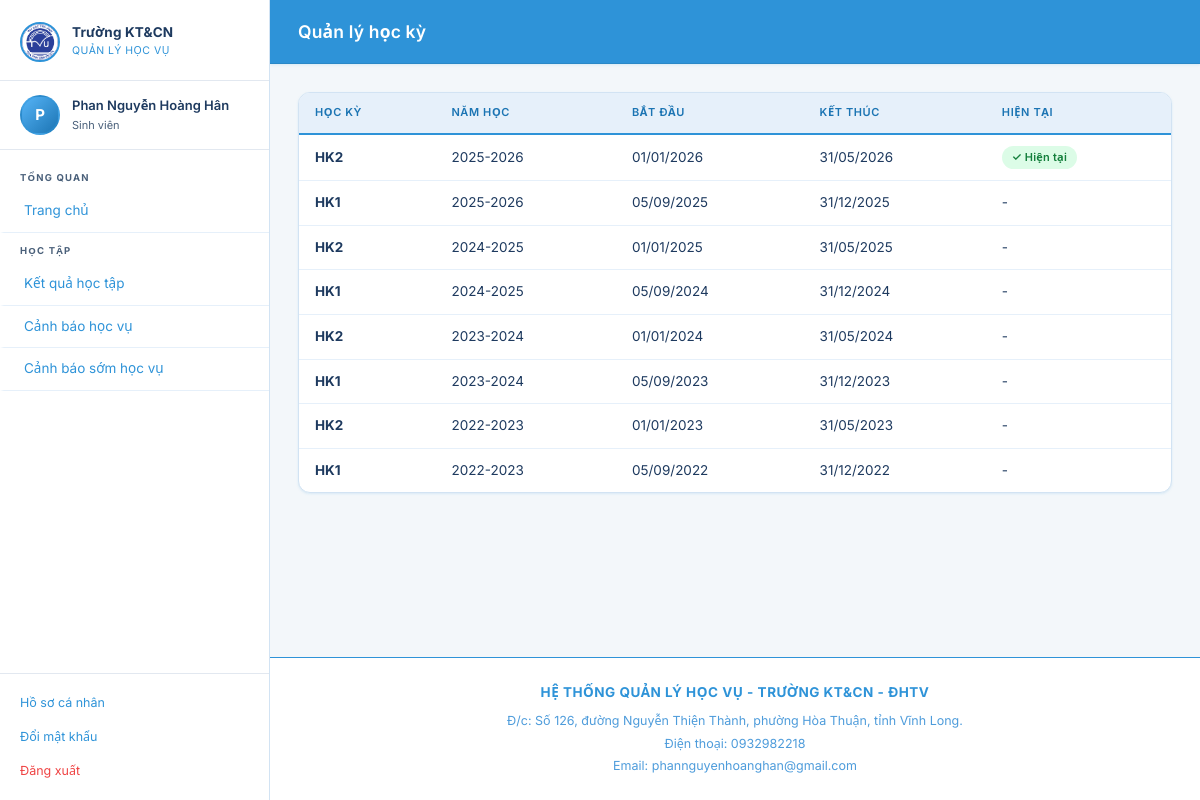
Page /students/hocky/ (signed in) on the committed database.
### accounts/models.py (models this page shows, shortened)
class CustomUser(AbstractUser):
    ROLE_CHOICES = [
        ('admin', 'Quản trị viên'),
        ('giaovu', 'Giáo vụ'),
        ('covan', 'Cố vấn học tập'),
        ('sinhvien', 'Sinh viên'),
    ]
    role = models.CharField(max_length=20, choices=ROLE_CHOICES, default='sinhvien', verbose_name='Vai trò')
    full_name = models.CharField(max_length=200, blank=True, verbose_name='Họ và tên')
    phone = models.CharField(max_length=15, blank=True, verbose_name='Số điện thoại')
    class Meta:
        db_table = 'customuser'
        verbose_name = 'Người dùng'
        verbose_name_plural = 'Người dùng'
    @property
    def is_admin(self):
        return self.role == 'admin'
    @property
    def is_sinhvien(self):
        return self.role == 'sinhvien'

### students/models.py (models this page shows, shortened)
class HocKy(models.Model):
    KY_CHOICES = [('1', 'Học kỳ 1'), ('2', 'Học kỳ 2'), ('3', 'Học kỳ hè')]
    ky = models.CharField(max_length=2, choices=KY_CHOICES, verbose_name='Kỳ học')
    nam_hoc = models.CharField(max_length=10, verbose_name='Năm học', help_text='VD: 2023-2024')
    ngay_bat_dau = models.DateField(null=True, blank=True, verbose_name='Ngày bắt đầu')
    ngay_ket_thuc = models.DateField(null=True, blank=True, verbose_name='Ngày kết thúc')
    la_hien_tai = models.BooleanField(default=False, verbose_name='Học kỳ hiện tại')
    class Meta:
        db_table = 'hocky'
        verbose_name = 'Học kỳ'
        verbose_name_plural = 'Học kỳ'
        unique_together = ['ky', 'nam_hoc']
        ordering = ['-nam_hoc', '-ky']

### students/views.py (the view)
# urls.py: path('hocky/', views.hocky_list, name='hocky_list'),
@login_required
def hocky_list(request):
    hockys = HocKy.objects.all()
    return render(request, 'students/hocky_list.html', {'hockys': hockys})

### templates/students/hocky_list.html (shortened to what this page needs)
{% extends 'base.html' %}
{% block page_title %}Quản lý học kỳ{% endblock %}
{% block content %}
<div class="card">
    <div class="card-body" style="padding:0">
        <table class="data-table">
            <thead><tr><th>Học kỳ</th><th>Năm học</th><th>Bắt đầu</th><th>Kết thúc</th><th>Hiện tại</th></tr></thead>
            <tbody>
            {% for hk in hockys %}
            <tr>
                <td><strong>HK{{ hk.ky }}</strong></td>
                <td>{{ hk.nam_hoc }}</td>
                <td>{{ hk.ngay_bat_dau|date:"d/m/Y"|default:'-' }}</td>
                <td>{{ hk.ngay_ket_thuc|date:"d/m/Y"|default:'-' }}</td>
                <td>{% if hk.la_hien_tai %}<span class="badge badge-success">✓ Hiện tại</span>{% else %}-{% endif %}</td>
            </tr>
            {% empty %}
            <tr><td colspan="6" style="text-align:center;color:#94a3b8;padding:32px">Chưa có học kỳ</td></tr>
            {% endfor %}
            </tbody>
        </table>
    </div>
</div>
{% endblock %}

### templates/base.html (shortened to what this page needs)
<!DOCTYPE html>
<html lang="vi">
<head>
    <link rel="stylesheet" href="/static/css/main.css?v=1.0.5">
</head>
<body>
{% if user.is_authenticated %}
<aside class="sidebar" id="sidebar">
    <div class="sidebar-brand">
        <img src="/static/img/logo_tvu.png" alt="TVU Logo"
             style="width:40px;height:40px;border-radius:50%;object-fit:cover;flex-shrink:0">
        <div>
            <div class="brand-text">Trường KT&CN</div>
            <div class="brand-sub">Quản lý Học Vụ</div>
        </div>
    </div>
    <div class="sidebar-user">
        <div class="avatar">{{ user.full_name|first|upper|default:user.username|first|upper }}</div>
        <div class="user-info">
            <div class="user-name">{{ user.full_name|default:user.username }}</div>
            <div class="user-role">{{ user.get_role_display }}</div>
        </div>
    </div>
    <nav class="sidebar-nav">
        <div class="nav-section-title">Tổng quan</div>
        <a href="{% url 'dashboard:index' %}" class="{% if request.resolver_match.namespace == 'dashboard' and request.resolver_match.url_name == 'index' %}active{% endif %}">
            Trang chủ
        </a>
        <div class="nav-section-title">Học tập</div>
        <a href="{% url 'results:ketqua_list' %}" class="{% if request.resolver_match.namespace == 'results' %}active{% endif %}">
            Kết quả học tập
        </a>
        <a href="{% url 'academic_warnings:canhbao_list' %}" class="{% if request.resolver_match.namespace == 'academic_warnings' and request.resolver_match.url_name == 'canhbao_list' %}active{% endif %}">
            Cảnh báo học vụ
        </a>
        <a href="{% url 'academic_warnings:canhbao_som_list' %}" class="{% if request.resolver_match.namespace == 'academic_warnings' and 'canhbao_som' in request.resolver_match.url_name %}active{% endif %}">
            Cảnh báo sớm học vụ
        </a>
    </nav>
    <div class="sidebar-footer">
        <a href="{% url 'accounts:profile' %}">Hồ sơ cá nhân</a>
        <a href="{% url 'accounts:change_password' %}">Đổi mật khẩu</a>
        <a href="{% url 'accounts:logout' %}" style="color:#ef4444">Đăng xuất</a>
    </div>
</aside>
<div class="main-wrapper">
    <header class="topbar">
        <div class="topbar-title">{% block page_title %}Dashboard{% endblock %}</div>
    </header>
    <main class="page-content">
        {% block content %}{% endblock %}
    </main>
    <footer class="app-footer">
        <div class="footer-title">HỆ THỐNG QUẢN LÝ HỌC VỤ - TRƯỜNG KT&CN - ĐHTV</div>
        <div class="footer-line">Đ/c: Số 126, đường Nguyễn Thiện Thành, phường Hòa Thuận, tỉnh Vĩnh Long.</div>
        <div class="footer-line">Điện thoại: 0932982218</div>
        <div class="footer-line">Email: phannguyenhoanghan@gmail.com</div>
    </footer>
</div>
{% else %}
{% block auth_content %}{% endblock %}
{% endif %}
</body>
</html>

### rows in the picture
CustomUser: full_name|first "P", full_name "Phan Nguyễn Hoàng Hân", role "Sinh viên"
HocKy: ky "2", nam_hoc "2025-2026", ngay_bat_dau "01/01/2026", ngay_ket_thuc "31/05/2026", la_hien_tai "✓ Hiện tại"
HocKy: ky "1", nam_hoc "2025-2026", ngay_bat_dau "05/09/2025", ngay_ket_thuc "31/12/2025"
HocKy: ky "2", nam_hoc "2024-2025", ngay_bat_dau "01/01/2025", ngay_ket_thuc "31/05/2025"
HocKy: ky "1", nam_hoc "2024-2025", ngay_bat_dau "05/09/2024", ngay_ket_thuc "31/12/2024"
HocKy: ky "2", nam_hoc "2023-2024", ngay_bat_dau "01/01/2024", ngay_ket_thuc "31/05/2024"
HocKy: ky "1", nam_hoc "2023-2024", ngay_bat_dau "05/09/2023", ngay_ket_thuc "31/12/2023"
HocKy: ky "2", nam_hoc "2022-2023", ngay_bat_dau "01/01/2023", ngay_ket_thuc "31/05/2023"
HocKy: ky "1", nam_hoc "2022-2023", ngay_bat_dau "05/09/2022", ngay_ket_thuc "31/12/2022"
